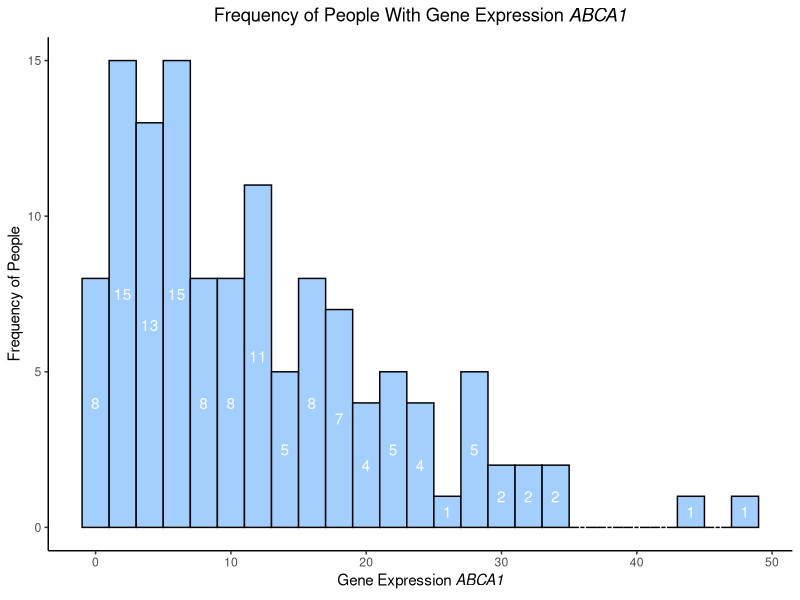
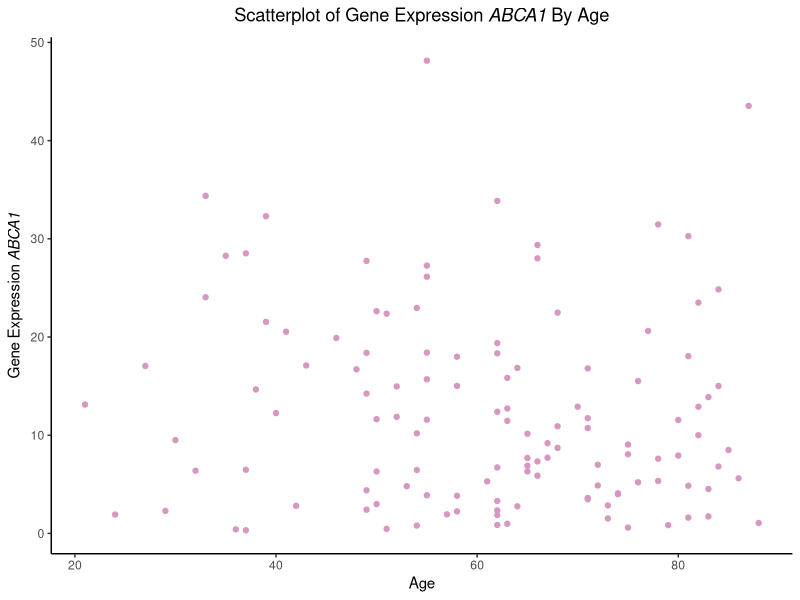
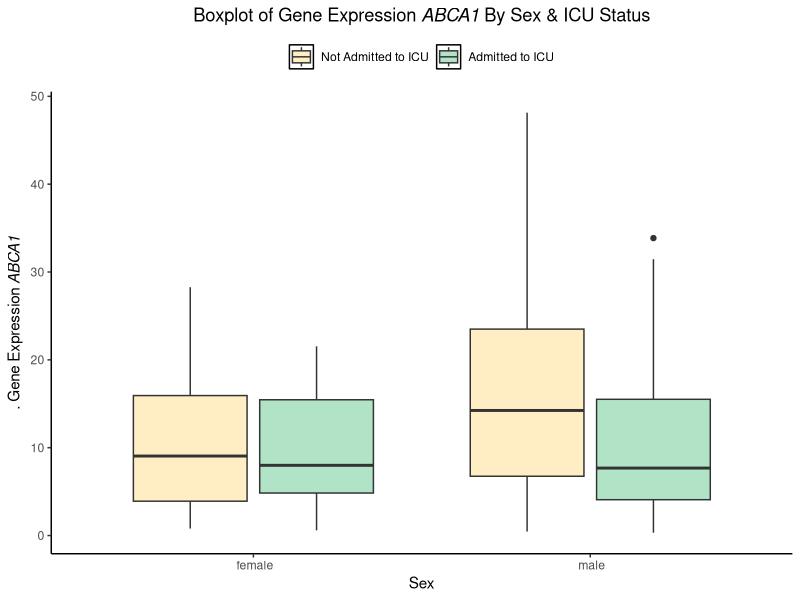
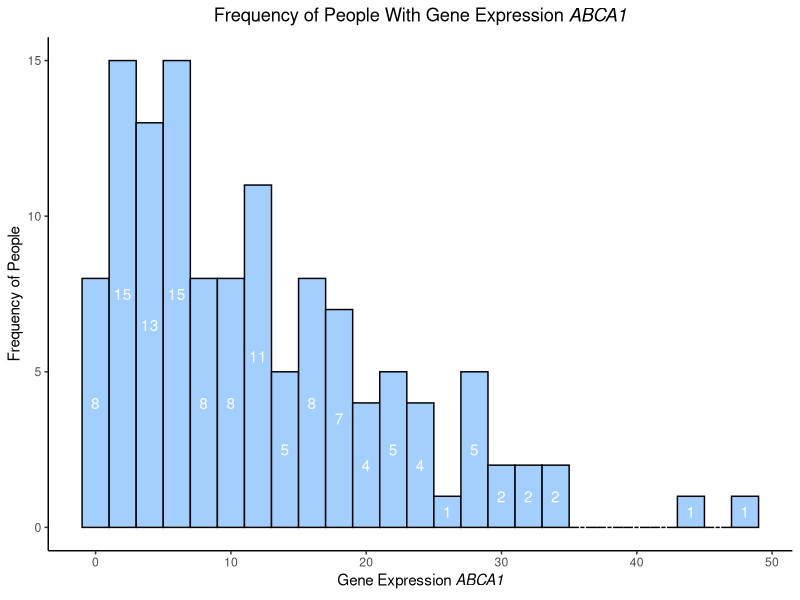
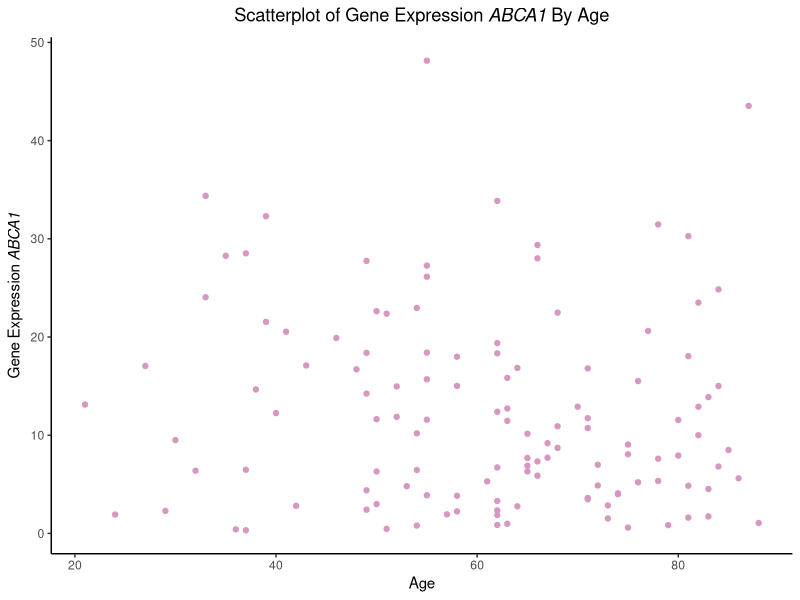
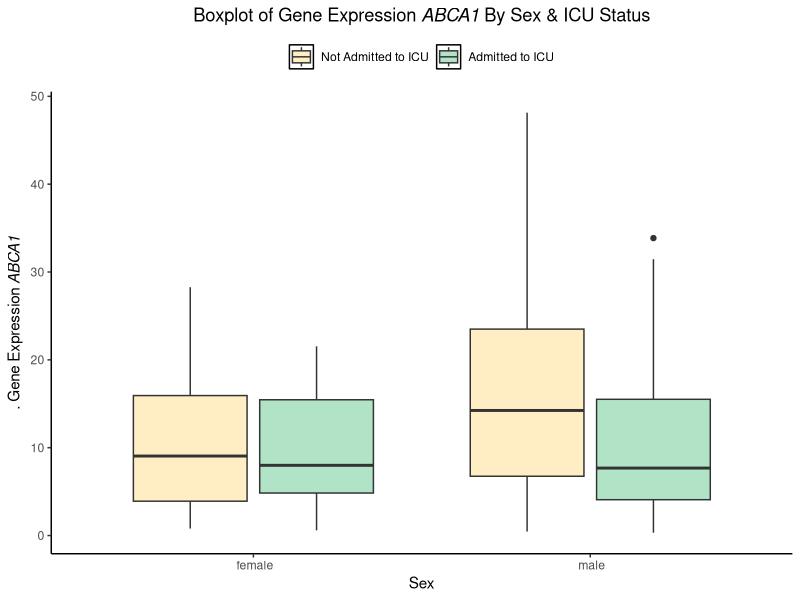
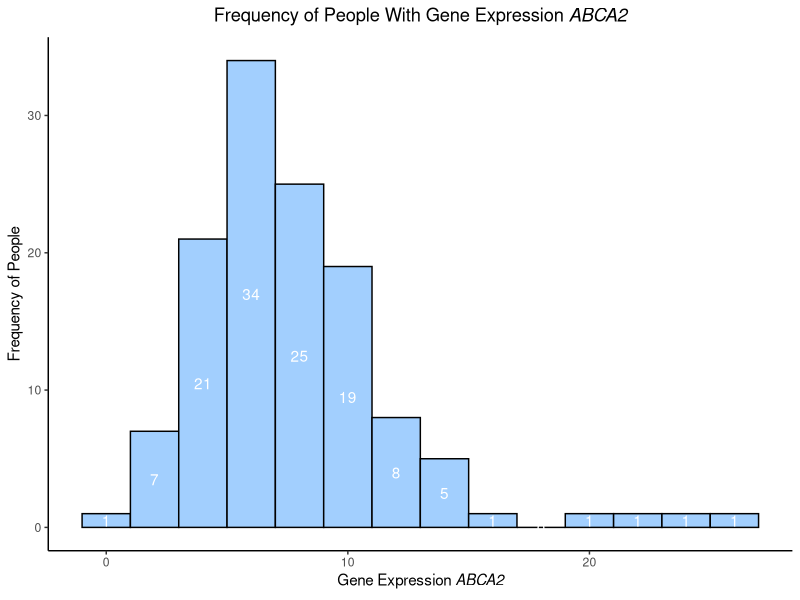
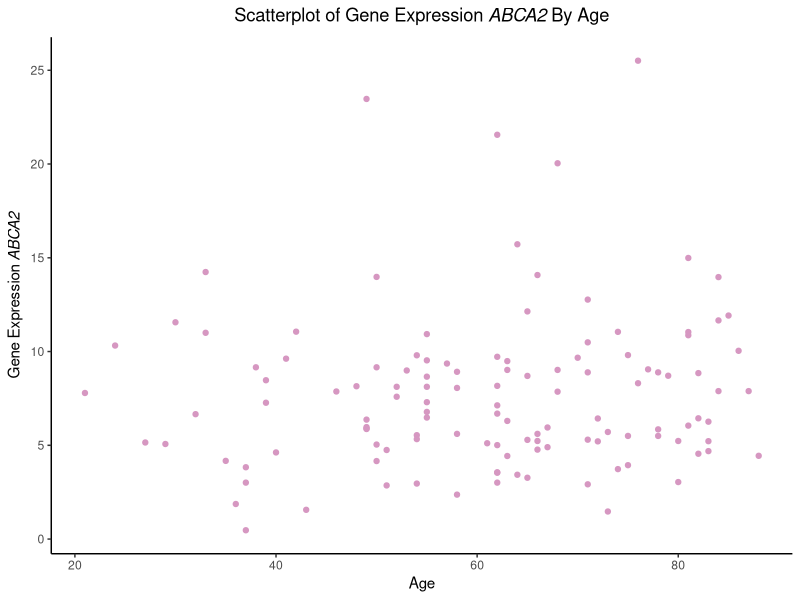

Generate these figures, in order, with R:
## ---- chunk 1
knitr::opts_chunk$set(echo = TRUE)
## ---- chunk 2
#set working directory
setwd("/Users/li_li/desktop/QBS_103_Final_Project/Data")

#read in csv files
gene.exp <- read.csv("QBS103_finalProject_geneExpression.csv", row.names = 1)

meta.data <- read.csv("QBS103_finalProject_metadata.csv", row.names = 1)
## ---- chunk 3
#subset gene expression ABCA1, ABCA2, ABCA3
gene.ABCA123 <- gene.exp[c('ABCA1','ABCA2','ABCA3'),]

#transform rows to columns 
gene.ABCA123 <- as.data.frame(t(gene.ABCA123))
head(gene.ABCA123)
## ---- chunk 4
#column bind two data frames
ABCA123.gene.exp.meta <- cbind(gene.ABCA123,meta.data)
head(ABCA123.gene.exp.meta, 1)
## ---- chunk 5
#convert age to an integer
ABCA123.gene.exp.meta$age <- as.integer(ABCA123.gene.exp.meta$age) 
head(ABCA123.gene.exp.meta, 1)
## ---- chunk 6
#create a new data frame to filter the unknown in sex
library(tidyverse)
clean_data <- ABCA123.gene.exp.meta %>% 
  filter(!grepl('unknown', sex)) 
## ---- chunk 7
#create theme
newBlankTheme <- theme(# Remove all the extra borders and grid lines
        panel.border = element_blank(), panel.grid.major = element_blank(),
        panel.grid.minor = element_blank(), 
        # Define my axis
        axis.line = element_line(colour = "black", linewidth = rel(1)),
        # Set plot background
        plot.background = element_rect(fill = "white"),
        panel.background = element_blank(),
        legend.key = element_rect(fill = 'white'), 
        # Move legend
        legend.position = 'top')
## ---- chunk 8
#define color palette
my_palette1 <- c("#A2CFFE") # Choose any colors you like
## ---- chunk 9
#load the required package
library(ggplot2)
## ---- chunk 10
#create italicize labels
#my_x1 <- expression(paste("Gene Expression ", italic("ABCA1")))
#my_title1 <- expression(paste("Frequency of People With Gene Expression ", italic("ABCA1")))
## ---- chunk 11

#creating function to make histogram for gene expression

create_histogram <- function(df, gene){
  italic.gene <- c(gene)
  regular.lab <- c("Frequency of People With", "Gene Expression")
  my_title1 <- eval(bquote(expression(.(regular.lab[1]) ~.(regular.lab[2]) ~italic(.(italic.gene[1])))))
  my_x1 <- eval(bquote(expression(.(regular.lab[2]) ~italic(.(italic.gene[1])))))
  
  my_histogram <- ggplot(df, aes(x=.data[[gene]])) + 
  geom_histogram(binwidth = 2, fill = my_palette1, col="black") +
  stat_bin(binwidth=2, geom='text', color='white', aes(label=..count..),
           position=position_stack(vjust = 0.5)) +
  labs(x = my_x1,y = 'Frequency of People', title = my_title1) +
  theme(plot.title = element_text(hjust = 0.5)) +
  newBlankTheme 
  
  my_histogram
  
}

create_histogram(clean_data, "ABCA1")

## ---- chunk 12
#define color palette
my_palette2 <- c("#D697C1") # Choose any colors you like
## ---- chunk 13
#create italicize labels
#my_y2 <- expression(paste("Gene Expression ", italic("ABCA1")))
#my_title2 <- expression(paste("Gene Expression ", italic("ABCA1"), " By Age"))
## ---- chunk 14
#creating function to make scatterplot for gene expression

create_scatterplot <- function(df, gene, cont.var){
  italic.gene <- c(gene)
  regular.lab <- c("Scatterplot of", "Gene Expression", "By Age")
  my_title2 <- eval(bquote(expression(.(regular.lab[1]) ~.(regular.lab[2]) ~italic(.(italic.gene[1])) ~.(regular.lab[3]))))
  my_y2 <- eval(bquote(expression(.(regular.lab[2]) ~italic(.(italic.gene[1])))))

  my_scatterplot <- ggplot(df,aes(x=.data[[cont.var]],y=.data[[gene]])) + 
  geom_point(color=my_palette2) + 
  labs(x = "Age", y = my_y2, title = my_title2) + 
  theme(plot.title = element_text(hjust = 0.5)) +
  newBlankTheme
  
  my_scatterplot
  
}

create_scatterplot(clean_data, "ABCA1", cont.var = "age")


## ---- chunk 15
#define color palette
my_palette3 <- c("#FFEEC4","#B1E3C7") # Choose any colors you like
## ---- chunk 16
#create italicize labels
#my_y3 <- expression(paste("Gene Expression ", italic("ABCA1")))
#my_title3 <- expression(paste("Gene Expression ", italic("ABCA1"), " By Sex & ICU Status"))
## ---- chunk 17
#creating function to make boxplot for gene expression

create_boxplot <- function(df, gene, x.cat, color.cat){
  italic.gene <- c(gene)
  regular.lab <- c("Boxplot of", "Gene Expression", "By Sex & ICU Status")
  my_title3 <- eval(bquote(expression(.(regular.lab[1]) ~.(regular.lab[2]) ~italic(.(italic.gene[1])) ~.(regular.lab[3]))))
  my_y3 <- eval(bquote(expression(. ~.(regular.lab[2]) ~italic(.(italic.gene[1])))))
  
  
  my_boxplot <- ggplot(df, aes(x=.data[[x.cat]], y=.data[[gene]], fill=.data[[color.cat]])) +
  theme(legend.title = element_blank()) +
  geom_boxplot() +
  scale_fill_manual(values = my_palette3, labels = c("Not Admitted to ICU", "Admitted to ICU")) +
  labs(x = "Sex",
       y = my_y3,
       fill = "ICU Status",
       title = my_title3) +
  theme(plot.title = element_text(hjust = 0.5)) +
  newBlankTheme
  
  my_boxplot
  
}

create_boxplot(clean_data, "ABCA1", x.cat = "sex", color.cat = "icu_status")

## ---- chunk 18
#this function takes in the name of the df, list of one or more gene names, one continuous covariate, and a list of two categorical covariates
all_plots <- function(df, specific.g, cont.var1, cat.var2){
  h_plot <- create_histogram(df, specific.g)
  s_plot <- create_scatterplot(df, specific.g, cont.var1)
  b_plot <- create_boxplot(df, specific.g, x.cat = cat.var2[1], color.cat = cat.var2[2])
  
  plot_list <- list(h_plot, s_plot, b_plot)
  plot_list
}
## ---- chunk 19
spec.cat <- c("sex", "icu_status")
spec.cont <- c("age")
spec.gene <- c("ABCA1", "ABCA2", "ABCA3")
## ---- chunk 20
#implement a loop through all of the selected genes to generate my figures using the function I created above
for (i in 1:length(spec.gene)){
  plot_gene <- all_plots(clean_data, spec.gene[i], spec.cont, spec.cat)
  
  print(plot_gene)
}
